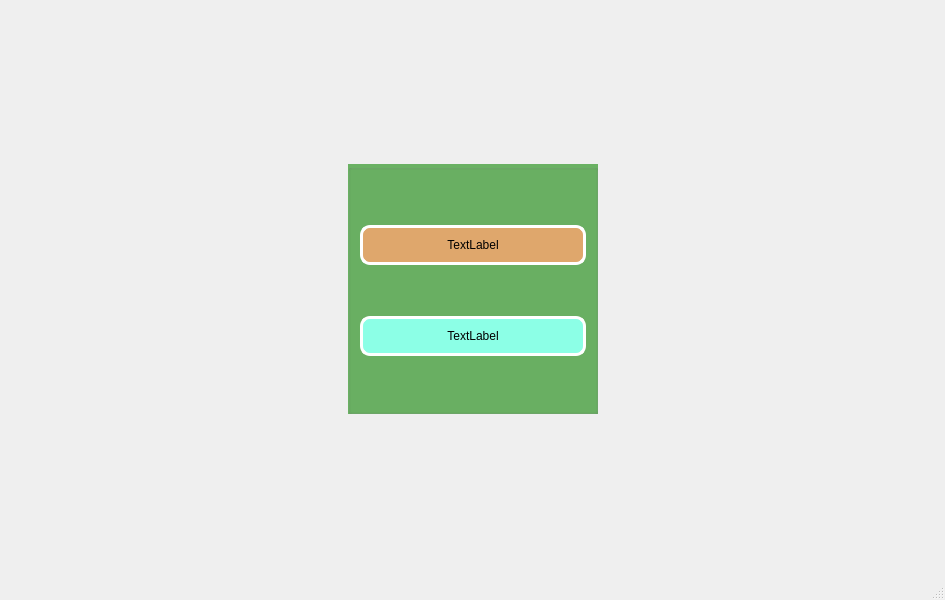
<?xml version="1.0" encoding="UTF-8"?>
<ui version="4.0">
 <class>MainWindow</class>
 <widget class="QMainWindow" name="MainWindow">
  <property name="geometry">
   <rect>
    <x>0</x>
    <y>0</y>
    <width>945</width>
    <height>600</height>
   </rect>
  </property>
  <property name="windowTitle">
   <string>MainWindow</string>
  </property>
  <widget class="QWidget" name="centralwidget">
   <layout class="QGridLayout" name="gridLayout">
    <item row="2" column="4">
     <spacer name="verticalSpacer">
      <property name="orientation">
       <enum>Qt::Vertical</enum>
      </property>
      <property name="sizeHint" stdset="0">
       <size>
        <width>20</width>
        <height>40</height>
       </size>
      </property>
     </spacer>
    </item>
    <item row="1" column="0">
     <spacer name="horizontalSpacer">
      <property name="orientation">
       <enum>Qt::Horizontal</enum>
      </property>
      <property name="sizeHint" stdset="0">
       <size>
        <width>40</width>
        <height>20</height>
       </size>
      </property>
     </spacer>
    </item>
    <item row="0" column="4">
     <spacer name="verticalSpacer_2">
      <property name="orientation">
       <enum>Qt::Vertical</enum>
      </property>
      <property name="sizeHint" stdset="0">
       <size>
        <width>20</width>
        <height>40</height>
       </size>
      </property>
     </spacer>
    </item>
    <item row="1" column="4">
     <widget class="QGroupBox" name="groupBox">
      <property name="minimumSize">
       <size>
        <width>250</width>
        <height>250</height>
       </size>
      </property>
      <property name="styleSheet">
       <string notr="true">QGroupBox{
	background-color: rgba(14, 135, 1, 150);
}

QLabel{
	background-color: rgba(255, 164, 111, 200);
	padding-top: 10px;
	padding-bottom: 10px;
	border-radius: 10px;
	border-width: 3px;
	border-style: solid;
	border-color: rgb(255, 255, 255);
}

</string>
      </property>
      <property name="title">
       <string/>
      </property>
      <layout class="QGridLayout" name="gridLayout_2">
       <item row="1" column="0">
        <widget class="QLabel" name="label_2">
         <property name="text">
          <string>TextLabel</string>
         </property>
         <property name="alignment">
          <set>Qt::AlignCenter</set>
         </property>
        </widget>
       </item>
       <item row="3" column="0">
        <widget class="QLabel" name="label">
         <property name="styleSheet">
          <string notr="true">QLabel{
	background-color: rgb(140, 255, 230);
}</string>
         </property>
         <property name="text">
          <string>TextLabel</string>
         </property>
         <property name="alignment">
          <set>Qt::AlignCenter</set>
         </property>
        </widget>
       </item>
       <item row="2" column="0">
        <spacer name="verticalSpacer_4">
         <property name="orientation">
          <enum>Qt::Vertical</enum>
         </property>
         <property name="sizeHint" stdset="0">
          <size>
           <width>20</width>
           <height>40</height>
          </size>
         </property>
        </spacer>
       </item>
       <item row="4" column="0">
        <spacer name="verticalSpacer_3">
         <property name="orientation">
          <enum>Qt::Vertical</enum>
         </property>
         <property name="sizeHint" stdset="0">
          <size>
           <width>20</width>
           <height>40</height>
          </size>
         </property>
        </spacer>
       </item>
       <item row="0" column="0">
        <spacer name="verticalSpacer_5">
         <property name="orientation">
          <enum>Qt::Vertical</enum>
         </property>
         <property name="sizeHint" stdset="0">
          <size>
           <width>20</width>
           <height>40</height>
          </size>
         </property>
        </spacer>
       </item>
      </layout>
     </widget>
    </item>
    <item row="1" column="5">
     <spacer name="horizontalSpacer_2">
      <property name="orientation">
       <enum>Qt::Horizontal</enum>
      </property>
      <property name="sizeHint" stdset="0">
       <size>
        <width>40</width>
        <height>20</height>
       </size>
      </property>
     </spacer>
    </item>
   </layout>
  </widget>
  <widget class="QMenuBar" name="menubar">
   <property name="geometry">
    <rect>
     <x>0</x>
     <y>0</y>
     <width>945</width>
     <height>26</height>
    </rect>
   </property>
  </widget>
  <widget class="QStatusBar" name="statusbar"/>
 </widget>
 <resources/>
 <connections/>
</ui>
